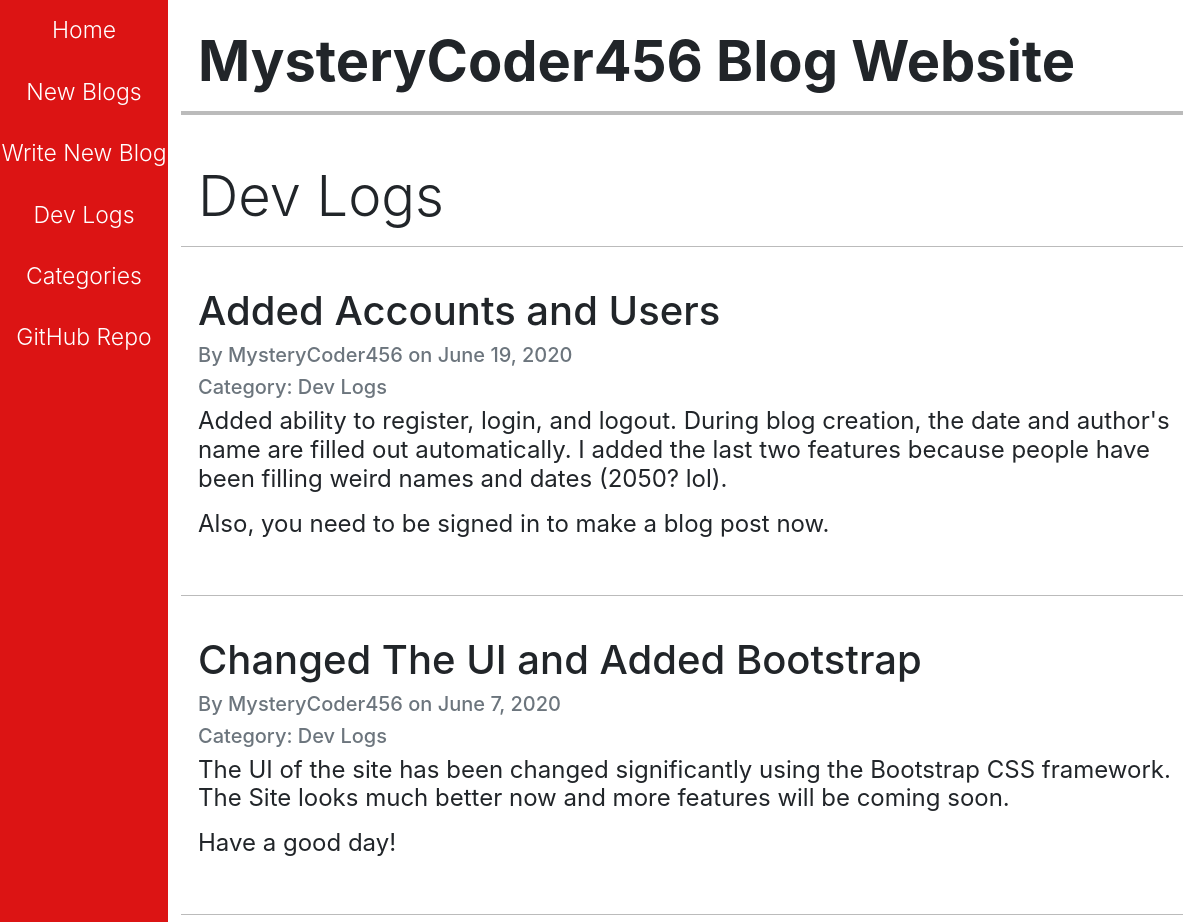
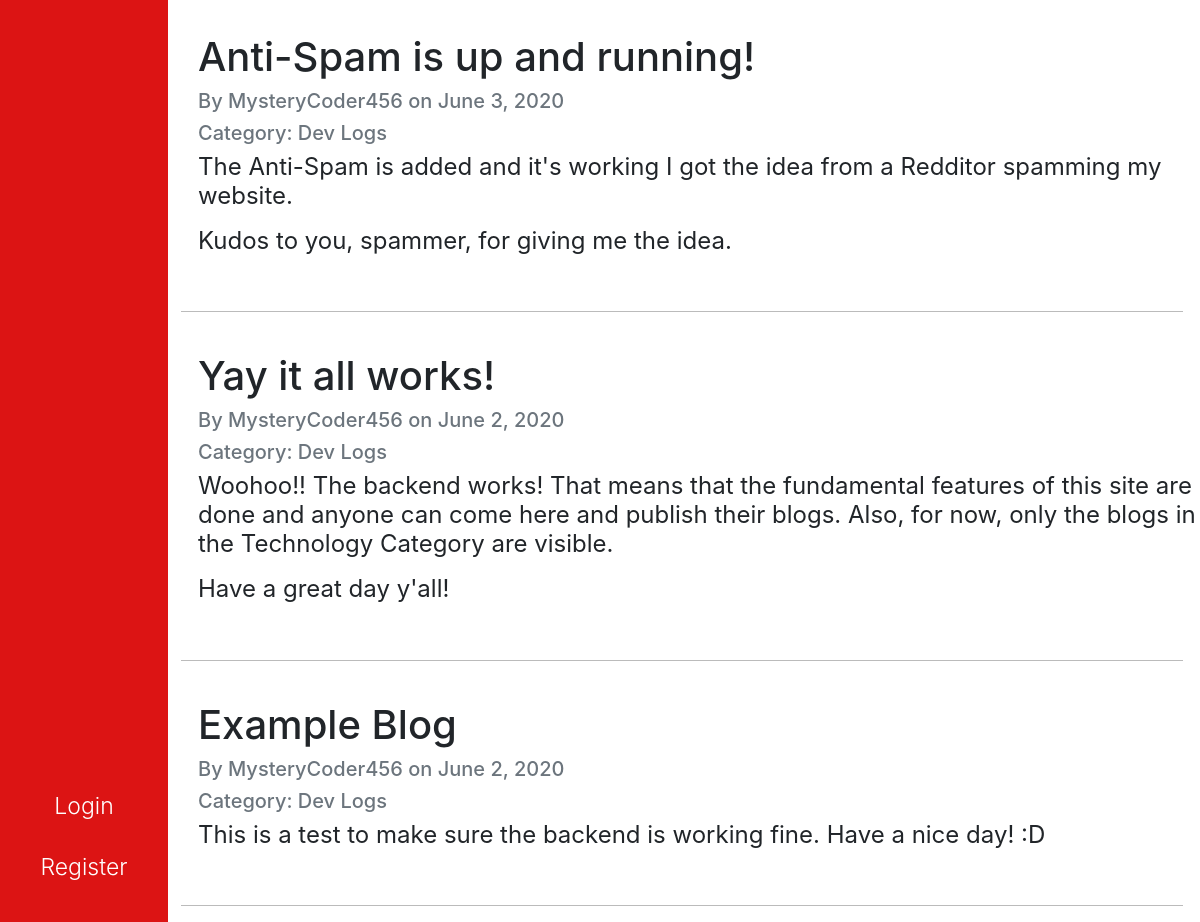
Screenshot of /dev/ with the database file from the repository (2 pictures, top to bottom).
### blog/models.py (models this page shows, shortened)
class Blog(models.Model):
    blog_list = models.ForeignKey(BlogList, on_delete=models.CASCADE)
    title = models.CharField(max_length=100)
    author = models.CharField(max_length=50)
    creation_date = models.DateField()
    content = models.TextField(
        max_length=500,
        blank=True,
        validators=[MaxLengthValidator(500)]
    )

class BlogList(models.Model):
    name = models.CharField(max_length=50)

### blog/views.py (the view)
# urls.py: path("dev/", views.dev_logs, name="dev_logs"),
def dev_logs(request):
    dev_set = reversed(BlogList.objects.get(name="Dev Logs").blog_set.all())
    return render(request, "blog/dev.html", {"dev_set": dev_set})

### blog/templates/blog/dev.html (shortened to what this page needs)
{% extends 'blog/base.html' %}
{% block heading %}
    Dev Logs
{% endblock %}
{% block main %}
    {% for blog in dev_set %}
        <hr style="height: 1px;">
        <br>
        <h1>{{blog.title}}</h1>
        <h5 class="text-muted">By {{blog.author}} on {{blog.creation_date}}</h5>
        <h5 class="text-muted">Category: {{blog.blog_list.name}}</h5>
        <h4 class="font-weight-normal">{{blog.content|linebreaks}}</h4>
        <br>
    {% endfor %}
    <hr style="height: 1px;">
{% endblock %}

### blog/static/blog/styles.css (style rules this page uses)
:root { --sidebar-width: 14%; --sidebar-font-size: 23px; }
html { font-family: Montserrat, Helvetica, Arial; }
hr { position: relative; left: -17px; background-color: #BBBBBB; border: none; width: 100%; }

### rows the page displays
Blog: title "Added Accounts and Users", author "MysteryCoder456", creation_date "June 19, 2020", blog_list.name "Dev Logs", content "Added ability to register, login, and logout. During blog creation, the date and author's name are filled out automatically. I added the last two features because people have been filling weird names and dates (2050? lol). Also, you need to be signed in to make a blog post now."
Blog: title "Changed The UI and Added Bootstrap", author "MysteryCoder456", creation_date "June 7, 2020", blog_list.name "Dev Logs", content "The UI of the site has been changed significantly using the Bootstrap CSS framework. The Site looks much better now and more features will be coming soon. Have a good day!"
Blog: title "Anti-Spam is up and running!", author "MysteryCoder456", creation_date "June 3, 2020", blog_list.name "Dev Logs", content "The Anti-Spam is added and it's working I got the idea from a Redditor spamming my website. Kudos to you, spammer, for giving me the idea."
Blog: title "Yay it all works!", author "MysteryCoder456", creation_date "June 2, 2020", blog_list.name "Dev Logs", content "Woohoo!! The backend works! That means that the fundamental features of this site are done and anyone can come here and publish their blogs. Also, for now, only the blogs in the Technology Category are visible. Have a great day y'all!"
Blog: title "Example Blog", author "MysteryCoder456", creation_date "June 2, 2020", blog_list.name "Dev Logs", content "This is a test to make sure the backend is working fine. Have a nice day! :D"
